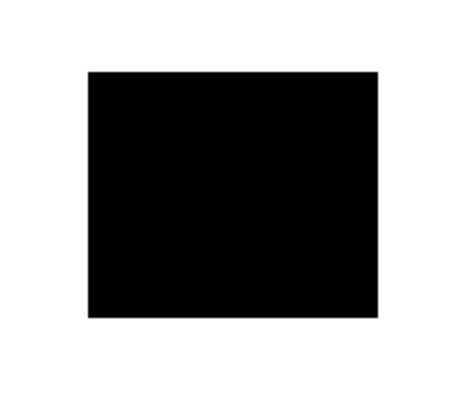
#> input picture src/images/imagesBefore/1.png, 462 x 410 px, found by its file name; its folder holds only this picture in this run
$ python script.py
#> lines starting #> are read from the running program, lines starting #| are printed output that depends on the picture; after the words box and inside, x2 and y2 are one past the last pixel; in counts of white or black regions, pixels touching at a corner belong together
### src/images/grayscale.py
from PIL import Image
import matplotlib.pyplot as plt
import cv2
import numpy as np
from scipy.ndimage import distance_transform_edt

# This is the old one
# def grayscale(image_path):
#     # Open the image file in grayscale mode (flag = 0)
#     grayscale_img = cv2.imread(image_path, 0)
#     cv2.imwrite("grayImage.png", grayscale_img)
#     # Return the grayscale image as a NumPy array
#     return grayscale_img

def grayscale(image_path, negative=False):
    # Open the image file in grayscale mode (flag = 0)
#> called with negative = False
    grayscale_img = cv2.imread(image_path, 0)
#> grayscale_img is the input picture: shape (410, 462); min 0, max 255, mean 159
#> in add_padding, `padded_image = cv2.copyMakeBorder( image, top=pixels,`:
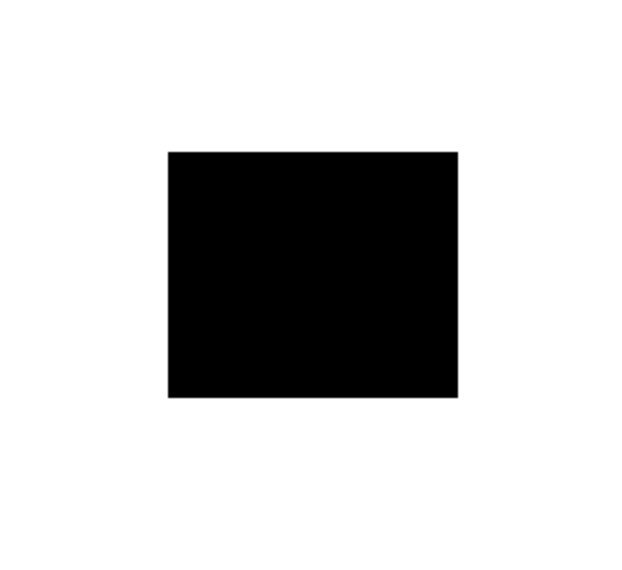
#> padded_image: shape (570, 622); min 0, max 255, mean 203.7

    # if grayscale_img is None:
    #     raise ValueError("Image not found. Check the image path.")

    # Save the grayscale image
    cv2.imwrite("grayImage.png", grayscale_img)

    # Apply negative filter if the flag is True
    if negative:
        grayscale_img = 255 - grayscale_img  # Invert pixel values
        cv2.imwrite("negativeImage.png", grayscale_img)  # Save the negative image

    # Return the final processed image
    return grayscale_img


def get_non_white_pixel_locations_from_image(image, threshold=100, maxDepth=50, typeBlur = "dt"):

    # new stuff here. Im trying to do the DT and check the results.
#> called with threshold = 100, maxDepth = 10, typeBlur = 'gaussian'
    plt.imshow(image, cmap='gray')
    plt.title("Original Image")
    plt.show()
    # Set a threshold to convert the grayscale image to binary
    # threshold = 50  # Adjust based on the brightness levels in your image
    binary_image = image > threshold
#> binary_image: shape (570, 622) bool; 79.9% white; 1 black region, box (x1, y1, x2, y2) and area: (168, 152, 458, 398) 71336


    # Apply blur technique here
    if typeBlur == "dt":  # Apply Distance Transform
        smoothed_image = distance_transform_edt(binary_image)
        smoothing_title = "Distance Transform"
    elif typeBlur == "gaussian":
        smoothed_image = cv2.GaussianBlur(image, (7, 7), 1.5)
        smoothing_title = "Gaussian Blur"
        # τα νουμερα 5χ5 ειναι το matrix (μονο ODD numbers). Μεγαλυτερα νουμερα -> πιο πολυ blur
        # το αλλο νουμερο ειναι το standart deviation. Μεγαλο -> πιο πολυ blur
    elif typeBlur == "box":
        smoothed_image = cv2.blur(image, (5, 5))  # Simple averaging kernel
        smoothing_title = "Box Filter (Mean Blur)"
    else:  # Default to Distance Transform
        smoothed_image = distance_transform_edt(binary_image)
        smoothing_title = "Distance Transform (Default)"


    plt.imshow(smoothed_image, cmap='gray')
    plt.title(f"{smoothing_title} Result")
    plt.colorbar()
    plt.show()
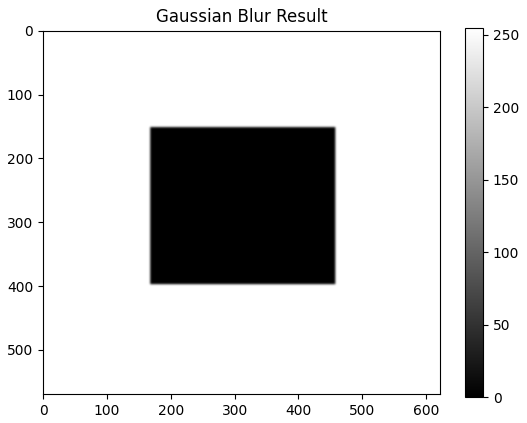
#> figure drawn by matplotlib, 2 panels


    # distance_transformed = distance_transform_edt(binary_image)

    # Display the Distance Transform result
    plt.imshow(smoothed_image, cmap='gray')
    plt.colorbar()  # Adds a color bar to show distance values
    plt.title("Distance Transform")
    plt.show()

    smoothed_image_normalized_uint8 = cv2.normalize(smoothed_image, None, 0, 255, cv2.NORM_MINMAX).astype(np.uint8)
    # Check if the image is in BGR (as in OpenCV format) and convert to RGB
    img_rgb = cv2.cvtColor(smoothed_image_normalized_uint8, cv2.COLOR_BGR2RGB)
    img_rgb2 = cv2.cvtColor(image, cv2.COLOR_BGR2RGB)
    # Get the dimensions of the image
    height, width, _ = img_rgb.shape
#> height = 570; width = 622
    height2, width2, _ = img_rgb2.shape
#> height2 = 570; width2 = 622
    # print(f"height x width of img_rgb:{height} x {width}\nheight x width of img_rgb2:{height2} x {width2}")
    # Initialize an n×n matrix to store pixel intensities (all zeros initially)
    intensity_matrix = np.zeros((height, width), dtype=np.uint8)
    for y in range(height-1):
        for x in range(width-1):
            # Get RGB values
            r, g, b = img_rgb[y, x]

            # Calculate intensity using luminance formula
            intensity = int(0.299 * r + 0.587 * g + 0.114 * b)

            flag = False
            # threshold = 200

            # Store intensity in the matrix if below threshold
            if r <= threshold or g <= threshold or b <= threshold:
                normalized_intensity = int(normalized_value(intensity, 0, threshold, 0, maxDepth))
                # intensity_matrix[y, x] = maxDepth #this is the previous, before the normalization
                intensity_matrix[y, x] = maxDepth - normalized_intensity
                flag = True
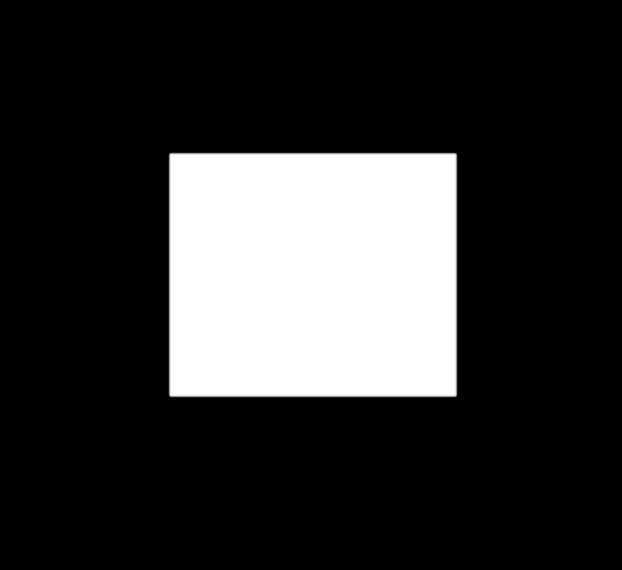
#> intensity_matrix: shape (570, 622); min 0, max 10, mean 1.97; drawn with min black and max white

            # if x==width/2:
            #     print(f"RGB:({r},{g},{b}), intensity:{intensity}, matrix content:{intensity_matrix[y, x]}, x:{x},y:{y} The if statement was:{flag}")
        # Plot intensity matrix
    try:
        plt.figure(figsize=(10, 8))
        plt.imshow(intensity_matrix, cmap='gray')
        plt.title(f'Intensity Matrix ({width}x{height})')
        plt.colorbar()
        plt.savefig(f'ptixiaki/src/images/imagesAfter/intensity_matrices/intensity_matrix_debug{height}.png')
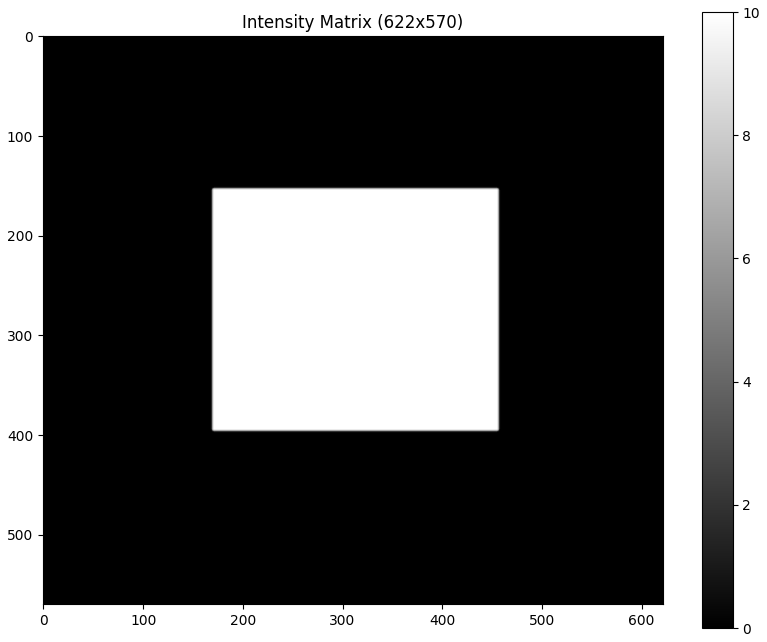
#> figure drawn by matplotlib, 2 panels
        print("Plot saved successfully.")
        plt.close()
    except Exception as e:
        print("Error while plotting:", e)

    # Optional: Save the raw intensity matrix
    # np.save('intensity_matrix.npy', intensity_matrix)
    return intensity_matrix


def add_padding(image, pixels):
    # Define the color of padding (white, which is 255 in grayscale)
    padding_color = 255

    # Use cv2.copyMakeBorder to add padding
    padded_image = cv2.copyMakeBorder(
        image,
        top=pixels,    # Padding for top
        bottom=pixels, # Padding for bottom
        left=pixels,   # Padding for left
        right=pixels,  # Padding for right
        borderType=cv2.BORDER_CONSTANT,
        value=padding_color  # The color of the padding (white in this case)
    )

    # Return the padded image
    return padded_image


# [a, b] -> [c, d]
def normalized_value(x, a, b, c, d):
    normalized = c + ((x-a)/(b-a))*(d-c)
    return normalized

### src/images/script.py
import imageio.v3 as iio
import matplotlib.pyplot as plt
import numpy as np
# from scipy.ndimage import distance_transform_edt
import os
import time  # Import the time module for measuring elapsed time
from grayscale import grayscale, get_non_white_pixel_locations_from_image, add_padding, normalized_value

# Start the timer for the entire script
start_time_script = time.time()

# Directory containing your images
directory = ""  # Replace with the path to your images
output_directory = directory  # You can change this if you want to save in a different location

# Set the threshold value for binary conversion
threshold = 140

for i in range(1, 2):
    total_start_time = time.time()  # Start timing for the entire process

    # Step 1: Generate Pixels
    print(f"Generating the pixels for the {i} time")
    step_start_time = time.time()  # Start timing this step

    depth = 3
    max_depth = 10

    grayImage = grayscale(f"/Users/yiannis/Desktop/ptixiaki/ptixiaki/src/images/imagesBefore/{i}.png", False)
    paddingImage = add_padding(grayImage, 80)
    # notWhiteList = get_non_white_pixel_locations_from_image(paddingImage, 180)   prev
    intensityMatrix = get_non_white_pixel_locations_from_image(paddingImage, 100, max_depth, "gaussian")
    # non_white_pixel_set = set(notWhiteList)                                       prev
    pixel_list = []
    # pixel_intensity_dict = {(x, y): intensity for (x, y, intensity) in notWhiteList}


    height, width = paddingImage.shape
#> height = 570; width = 622

    # [5 lines of commented-out code are left out]
    for z in range(0, depth):
        for y in range(height):
            for x in range(width):
                if (x == 0 or x == width - 1 or y == 0 or y == height - 1 or z == 0 or z == depth - 1):
                    # if (x, y) in pixel_intensity_dict:
                    if(z == 0):
                            # print(f"Twra tha valw values y:{y} kai x:{x}")
                        # intensity = intensityMatrix[y][x] # kanonika tha itan anapoda giati einai numpy array
                        # adjusted_z = normalized_value(intensity, 0, 255, 0, max_depth)

                        ### the next lines is for the case of normalization happening in grascale.py
                        intensity = intensityMatrix[y][x] # kanonika tha itan anapoda giati einai numpy array
                        adjusted_z = intensity

                    else:
                        adjusted_z = max_depth
                    pixel_list.append(f"{x:.1f} {y:.1f} {adjusted_z:.1f}")
#> after the loop, pixel_list = 711460 items

    step_end_time = time.time()
    print(f"Generation of pixels ended. (Time: {step_end_time - step_start_time:.3f}s)\n")

    # Step 2: Connect Vertices
    print(f"Start connecting the vertices for {i} time")
    step_start_time = time.time()  # Start timing this step

    faces = []
    allPoints = len(pixel_list)
#> allPoints = 711460
    if width >= 3 and height >= 3:
        innerDots = (width - 2) * (height - 2)
#> innerDots = 352160
    else:
        innerDots = 0
    firstSurfaceDots = height * width
#> firstSurfaceDots = 354540
    insideSurfaceDots = firstSurfaceDots - innerDots
#> insideSurfaceDots = 2380


        # creates faces on the top of the cube
    for x in range(depth -1):
        k = 1
        while k < width:

            if x < 0: # I'm on the first row
                    if width == 2:
                        if k == 1:
                            v1 = k + firstSurfaceDots-width
                        else:
                            v1 = 1 + firstSurfaceDots-width + (k-1)*insideSurfaceDots

                        v2 = v1 + 1
                        v3 = 1 + (firstSurfaceDots-width) + k*insideSurfaceDots
                        v4 = v3 + 1
                    else:
                        if k == 1:
                            if depth == 2:
                                v1 = k + firstSurfaceDots-width
                                v2 = v1 + 1
                                v3 = k + (firstSurfaceDots-width) + firstSurfaceDots
                                v4 = v3 + 1
                            else:
                                v1 = k + firstSurfaceDots-width
                                v2 = v1 + 1
                                v3 = k + (firstSurfaceDots-width) + insideSurfaceDots
                                v4 = v3 + 1
                        else:
                            if k == depth -1:
                                v1 = firstSurfaceDots-width + (k-1)*insideSurfaceDots + 1
                                v2 = v1 + 1
                                v3 = v1 + firstSurfaceDots
                                v4 = v3 + 1
                            else:
                                v1 = firstSurfaceDots-width + (k-1)*insideSurfaceDots + 1
                                v2 = v1 + 1
                                v3 = v1 + insideSurfaceDots
                                v4 = v3 + 1

            else:       # not the first time
                v1 = k + (firstSurfaceDots-width) + (x)*insideSurfaceDots
                v2 = v1 + 1
                if x == depth-2:
                    v3 = v1 + width*height
                    # print("eimai ekei")
                    # print(f"\n\n\nk:{k}\nv1:{v1}\nv2:{v2}\nv3:{v3}\nv4:{v4}\n\n\n")
                else:
                    v3 = v1 + insideSurfaceDots
                v4 = v3 + 1
                # print(f"\n\n\nk:{k}\nv1:{v1}\nv2:{v2}\nv3:{v3}\nv4:{v4}\n\n\n")


            if v1 != allPoints-firstSurfaceDots:
                faces.append((v3, v2, v1))
            if v3 != allPoints-firstSurfaceDots:
                faces.append((v4, v2, v3))

            k = k + 1

    # creates faces on the bottom of the cube
    for x in range(depth-1):
        k = 1
        while k < width:

            if x == 0: # I'm on the first row
                    v1 = k
                    v2 = v1 + 1
                    v3 = k + firstSurfaceDots
                    v4 = v3 + 1
            else:       # not the first time
                if k == width-1:
                    v1 = k + firstSurfaceDots + (x-1)*insideSurfaceDots
                    v2 = v1 + 1
                    v3 = v1 + insideSurfaceDots
                    v4 = v3 + 1
                else:
                    v1 = k + firstSurfaceDots + (x-1)*insideSurfaceDots
                    v2 = v1 + 1
                    v3 = v1 + insideSurfaceDots
                    v4 = v3 + 1

            if v1 != allPoints-firstSurfaceDots:
                faces.append((v1, v2, v3))
            if v3 != allPoints-firstSurfaceDots:
                faces.append((v3, v2, v4))

            k = k + 1

    # creates faces on the left side of the cube
    for y in range(height-1):
        # print(f"Ξεκινησε μολις η φορα: {y} τωρα")
        go_right = 0 # this var indicates the times we moves away from the very first from slice of the cube
        k = width
        while k < allPoints-firstSurfaceDots:

            if y == 0: # we are on the bottom slice
                    if height == 2:
                        v1 = k
                        v2 = v1 + width
                        v3 = v1 + firstSurfaceDots
                        v4 = v3 + width
                    else:
                        v1 = k
                        if go_right == 0:
                            v2 = v1 + width
                            v3 = v1 + firstSurfaceDots
                        else:
                            v2 = v1 + 2
                            v3 = v1 + insideSurfaceDots

                        if go_right == depth-2:
                            v4 = v3 + width
                        else:
                            v4 = v3 + 2
            else:   # we are NOT on the first slice

                if depth == 2:
                        print("Eimai edw")
                        v1 = k + y*width
                        v2 = v1 + width
                        v3 = v1 + insideSurfaceDots + width
                        v4 = v3 + width
                else:
                        if go_right == 0: # we are in the first slice

                            v1 = k + y*width # y = times going up
                            v2 = v1 + width
                            v3 = k +firstSurfaceDots + y*2
                            if y == height-2:
                                v4 = v3 + width
                            else:
                                v4 = v3 + 2

                        else:   # not the first slice

                            if go_right == depth-2: # we are on the pre-last slice

                                v1 = k + (y*2)
                                # v3 = k + (insideSurfaceDots - width) + y*width
                                # v3 = allPoints - (firstSurfaceDots - width)
                                v3 = k + insideSurfaceDots + (y)*width
                                v4 = v3 + width
                                if y == height-2:
                                    v2 = v1 + width
                                else:
                                    v2 = v1 + 2

                            else: # we are somewhere in the middle of the cube
                                # I move from the firstslice, then I move the correct right steps with insideSurfaceDots and the i move up using y

                                v1 = k + (y)*2
                                v3 = k + insideSurfaceDots + y*2
                                if y == height-2:
                                    v4 = v3 + width
                                    v2 = v1 + width
                                else:
                                    v2 = v1 + 2
                                    v4 = v3 + 2


            if v1 != allPoints-firstSurfaceDots:
                faces.append((v1, v2, v3))
            if v3 != allPoints-firstSurfaceDots:
                faces.append((v3, v2, v4))

            if k == width:
                k = k + firstSurfaceDots
            else:
                k = k + insideSurfaceDots

            go_right = go_right + 1

    # creates faces on the right side of cube
    for y in range(height-1):
            # print(f"Ξεκινησε μολις η φορα: {y} τωρα")
            go_right = 0 # this var indicates the times we moves away from the very first from slice of the cube
            k = 1 # this need to be 1 because the pixels inside the file are
            while k < allPoints-firstSurfaceDots:

                if y > 0: # we are NOT in the first time through the bottom of the cube

                    if depth == 2:
                        # print("Eimai edw")
                        v1 = k + y*width
                        v2 = v1 + width
                        v3 = v1 + firstSurfaceDots
                        v4 = v3 + width
                    else:
                        if go_right == 0: # we are in the first slice
                            v1 = k + y*width # y = times going up
                            v2 = v1 + width

                            # for v3 I need to go to the first buttom row dot and then move up.
                            rest = firstSurfaceDots - v1
                            v3 = (v1 +rest) + width + y*2 -1
                            v4 = v3 + 2

                        else:   # not the first slice

                            if go_right == depth-2: # we are on the pre-last slice
                                positionOfv1 = (firstSurfaceDots + (go_right-1)*insideSurfaceDots + width + (y-1)*2) + 1
                                nextButtom = firstSurfaceDots + (go_right)*insideSurfaceDots
                                rest = nextButtom - positionOfv1

                                # print(f"\n\n\nfirst slice:{firstSurfaceDots}\ninside slice:{insideSurfaceDots}\nposition rn:{positionOfv1}\nnextButtom:{nextButtom}\nrest:{rest}\n\n\n")

                                v1 = k + width + ((y-1)*2)

                                v2 = v1 + 2
                                # v3 = (v1 +rest) + width + y*2 -1
                                v3 = k + insideSurfaceDots + y*width
                                # print(f"v3:{v3}")
                                v4 = v3 + width

                                # print(f"\nv1:{v1}\n")

                            else: # we are somewhere in the middle of the cube
                                # I move from the firstslice, then I move the correct right steps with insideSurfaceDots and the i move up using y

                                v1 = k + width + (y-1)*2
                                v2 = v1 + 2
                                v3 = v1 + insideSurfaceDots
                                v4 = v3 + 2
                                # print(f" EDW EISAI \n\nk:{k}v1:{v1}\nv2:{v2}\nv3:{v3}\nv4:{v4}")

                else:   # this is the very first slice

                    if depth == 2:
                        # print("Eimai edw")
                        v1 = k + y*width
                        v2 = v1 + width
                        v3 = v1 + firstSurfaceDots
                        v4 = v3 + width
                    else:
                        v1 = k
                        v2 = v1 + width
                        if go_right == 0:
                            v3 = v1 + firstSurfaceDots
                        else:
                            v3 = v1 + insideSurfaceDots
                        v4 = v3 + width


                    # print(f"\n\nv1:{v1}\nv2:{v2}\nv3:{v3}\nv4:{v4}")


                if v1 != allPoints-firstSurfaceDots:
                    faces.append((v3, v2, v1))
                if v3 != allPoints-firstSurfaceDots:
                    faces.append((v4, v2, v3))

                if k == 1:
                    k = k + firstSurfaceDots
                else:
                    k = k + insideSurfaceDots

                go_right = go_right + 1

    # creates faces on the fronts side of the cube
    for y in range(height-1):
        x = 0
        k = 0
        MUL = y*width
        x = x+ MUL
        while x+k < width + (MUL):
                v1 = x + k
                v2 = v1 + 1
                v3 = v1 + width
                v4 = v3 + 1
                if v1 != MUL:
                    faces.append((v3, v2, v1))
                if v3 != width + (MUL):
                    faces.append((v2, v3, v4))
                k = k+1

    # creates faces on the back side of the cube
    for y in range(height-1):
        x=0
        k = 0
        MUL = y * width + (allPoints - (height * width))
        x = x + MUL
        while x + k < width + (MUL):
                v1 = x + k  # Shift the index for the back face
                v2 = v1 + 1
                v3 = v1 + width
                v4 = v3 + 1
                if v1 != MUL:
                    faces.append((v3, v1, v2))
                if v3 != width + (MUL):
                    faces.append((v2, v4, v3))
                k = k + 1
#> this loop made 569 passes
#> (MUL, x) on passes 1 to 3: (356920, 356920), (357542, 357542), (358164, 358164)


    step_end_time = time.time()
    print(f"Procedure ended. (Time: {step_end_time - step_start_time:.3f}s)\n")

    # Step 3: Write Vertices to List
    print("Writing the vertices in list.")
    step_start_time = time.time()  # Start timing this step

    obj_faces = ""
    obj_faces = [f"v {vertex}" for vertex in pixel_list]
    obj_faces = "\n".join(obj_faces)

    step_end_time = time.time()
    print(f"Writing is over. (Time: {step_end_time - step_start_time:.3f}s)\n")

    # Step 4: Write to File
    print("Writing in file started.")
    step_start_time = time.time()  # Start timing this step

    with open(f"/Users/yiannis/Desktop/ptixiaki/ptixiaki/src/images/imagesAfter/image{i}.obj", "w") as f:
        # Write vertices
        f.writelines(f"v {vertex}\n" for vertex in pixel_list)
        # Write faces
        f.writelines(f"f {face[0]} {face[1]} {face[2]}\n" for face in faces)

    step_end_time = time.time()
    print(f"File generated. (Time: {step_end_time - step_start_time:.3f}s)\n")

    total_end_time = time.time()
    print(f"Total time: {total_end_time - total_start_time:.3f}s\n\n")

print("All images processed and saved.")
end_time_script = time.time()
print(f"Total time for the whole script: {end_time_script - start_time_script:.3f}s")
